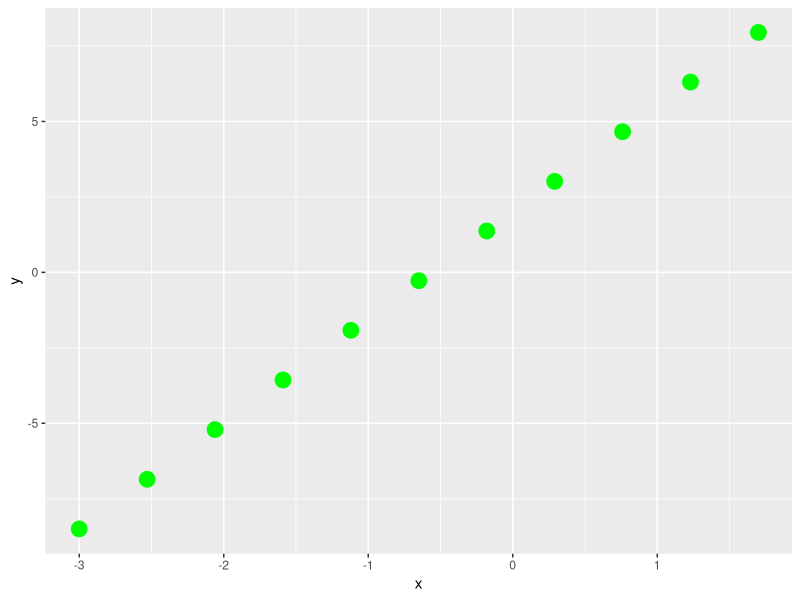
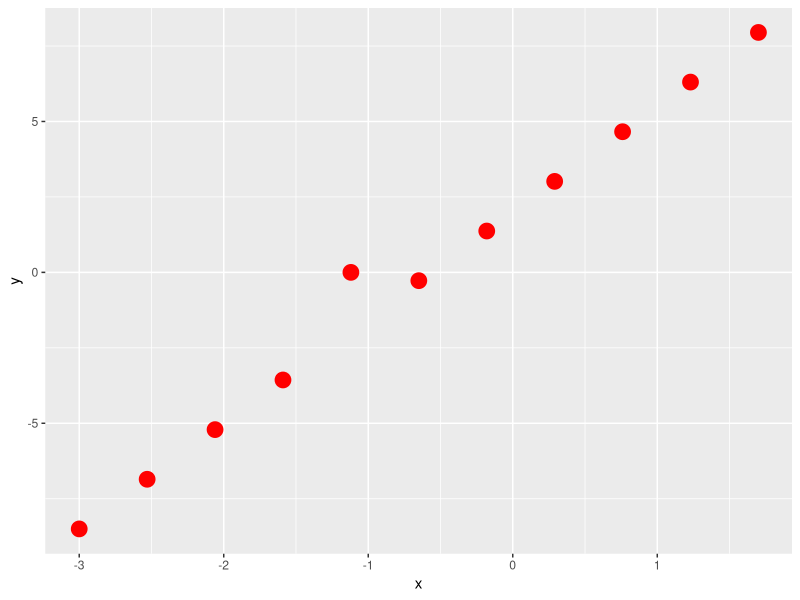
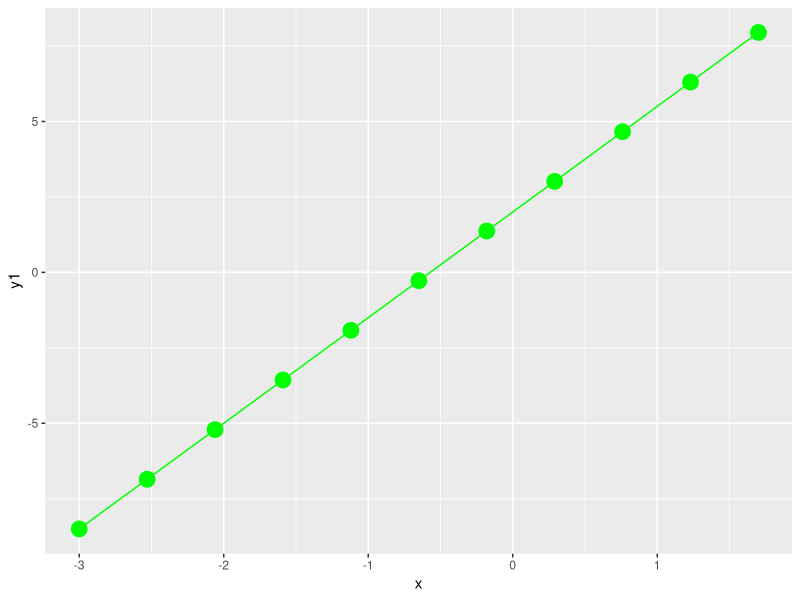
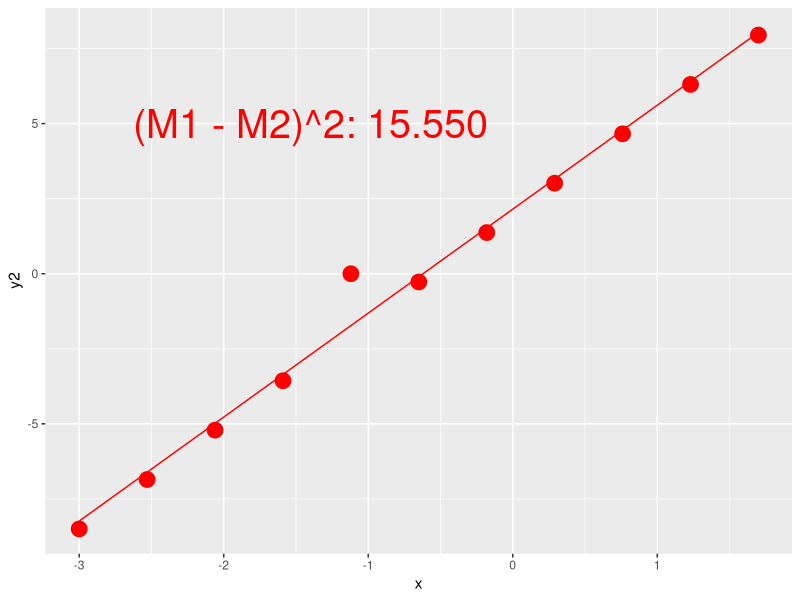
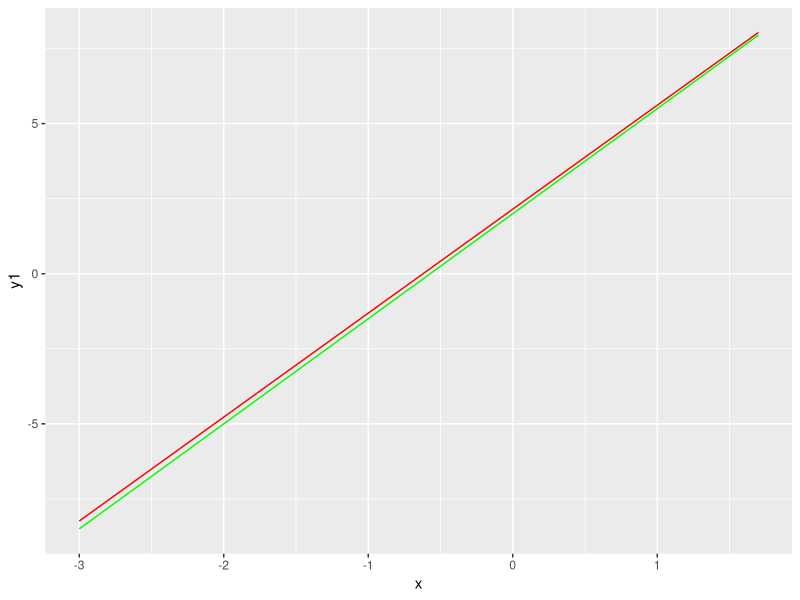
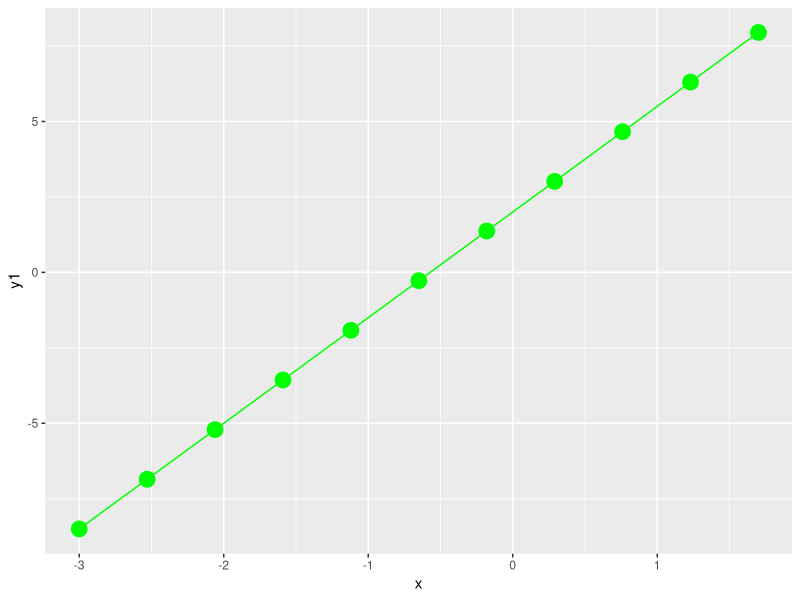
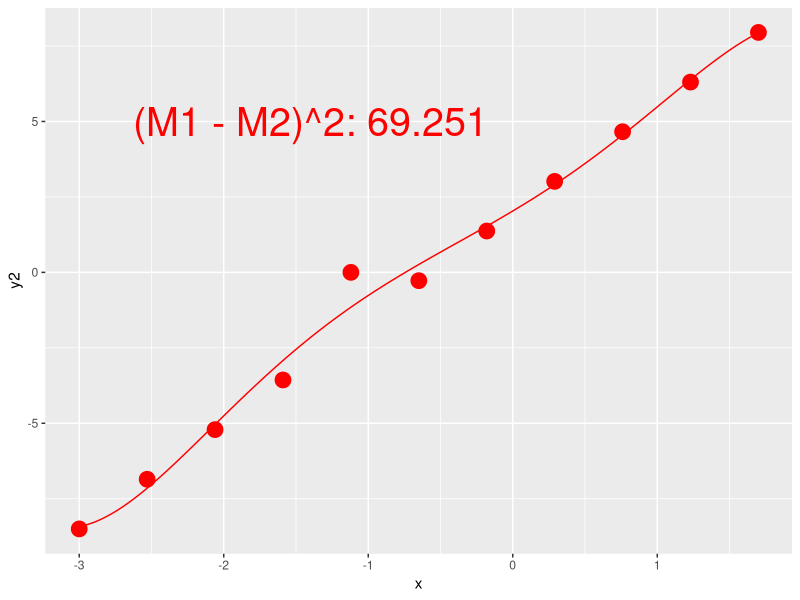
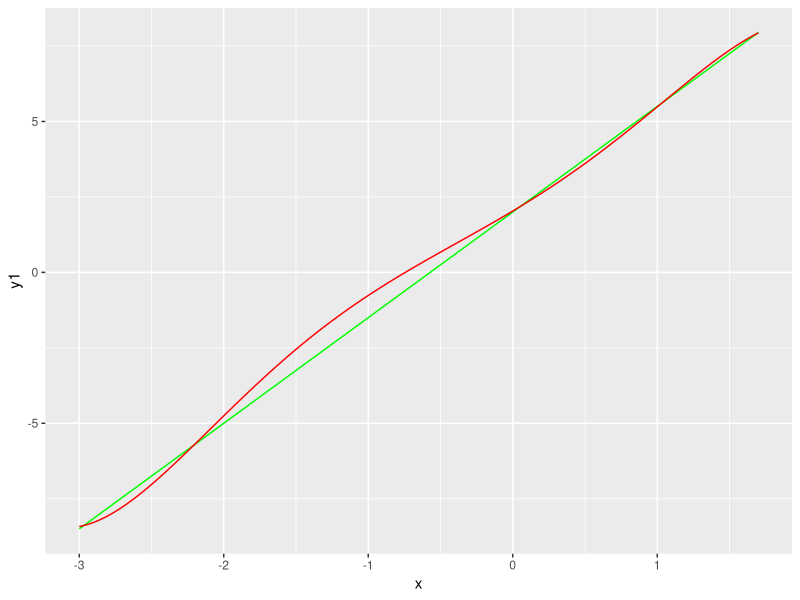

Recreate these plots in R, in order.
#
#Sekcja pierwsza
#
rm(list = ls())
library(ggplot2)
calcPoly <- function(x, fit){
  y <- fit$coefficients[1]+fit$coefficients[2]*x
  if (length(fit$coefficients) > 2){
    for (coeff in (3:length(fit$coefficients))){
      y <- y + fit$coefficients[coeff]*x^(coeff-1)
    }
  }
  return(y)
}


x = seq(-3,1.7, length.out = 11)
y = 3.5*x+2
exam1 <- data.frame(x, y)
rm("x", "y")
ggplot(data = exam1) + geom_point(aes(x = x, y = y), col = "green", size = 5)
exam2 = exam1
exam2$y[5] = 0
ggplot(data = exam2) + geom_point(aes(x = x, y = y), col = "red", size = 5)

fit11 <- lm(y ~ poly(x, 1, raw = TRUE), data=exam1)
fit12 <- lm(y ~ poly(x, 1, raw = TRUE), data=exam2)
x = seq(-3,1.7,0.01)
y1 = calcPoly(x,fit11)
y2 = calcPoly(x, fit12)
ggplot(data.frame(x, y1)) + 
  geom_line(aes(x = x, y = y1), col = "green") + 
  geom_point(data = exam1, aes(x = x, y = y), col = "green", size = 5)
ggplot(data.frame(x, y2)) + geom_line(aes(x = x, y = y2), col = "red") + 
  geom_point(data = exam2, aes(x = x, y = y), col = "red", size = 5) +
  annotate("text", x = -1.4, y = 5, label = sprintf("(M1 - M2)^2: %.3f",sum((y1-y2)^2)), color = "red", size = 10)
ggplot(data.frame(x, y1)) + 
  geom_line(aes(x = x, y = y1), col = "green") + 
  geom_line(data = data.frame(x, y2), aes(x = x, y = y2), col = "red")

fit21 <- lm(y ~ poly(x, 5, raw = TRUE), data=exam1)
fit22 <- lm(y ~ poly(x, 5, raw = TRUE), data=exam2)
x = seq(-3,1.7,0.01)
y1 = calcPoly(x,fit21)
y2 = calcPoly(x, fit22)
ggplot(data.frame(x, y1)) + 
  geom_line(aes(x = x, y = y1), col = "green") + 
  geom_point(data = exam1, aes(x = x, y = y), col = "green", size = 5)
ggplot(data.frame(x, y2)) + geom_line(aes(x = x, y = y2), col = "red") + 
  geom_point(data = exam2, aes(x = x, y = y), col = "red", size = 5) +
  annotate("text", x = -1.4, y = 5, label = sprintf("(M1 - M2)^2: %.3f",sum((y1-y2)^2)), color = "red", size = 10)
ggplot(data.frame(x, y1)) + 
  geom_line(aes(x = x, y = y1), col = "green") + 
  geom_line(data = data.frame(x, y2), aes(x = x, y = y2), col = "red")


fit31 <- lm(y ~ poly(x, 10, raw = TRUE), data=exam1)
fit32 <- lm(y ~ poly(x, 10, raw = TRUE), data=exam2)
x = seq(-3,1.7,0.01)
y1 = calcPoly(x,fit31)
y2 = calcPoly(x, fit32)
ggplot(data.frame(x, y1)) + 
  geom_line(aes(x = x, y = y1), col = "green") + 
  geom_point(data = exam1, aes(x = x, y = y), col = "green", size = 5)
ggplot(data.frame(x, y2)) + geom_line(aes(x = x, y = y2), col = "red") + 
  geom_point(data = exam2, aes(x = x, y = y), col = "red", size = 5) +
  annotate("text", x = -1.4, y = 5, label = sprintf("(M1 - M2)^2: %.3f",sum((y1-y2)^2)), color = "red", size = 10)
ggplot(data.frame(x, y1)) + 
  geom_line(aes(x = x, y = y1), col = "green") + 
  geom_line(data = data.frame(x, y2), aes(x = x, y = y2), col = "red")


#
# Sekcja 2
#

rm(list = ls())
library(ggplot2)
calcPoly <- function(x, fit){
  y <- fit$coefficients[1]+fit$coefficients[2]*x
  if (length(fit$coefficients) > 2){
    for (coeff in (3:length(fit$coefficients))){
      y <- y + fit$coefficients[coeff]*x^(coeff-1)
    }
  }
  return(y)
}

n=50
x = runif(n,-3,1.7)
y = x^2 + 3.5*x + 2 + rnorm(n,0,0.1)
exam <- data.frame(x, y)
rm("x", "y")
p <- ggplot(data = exam) + geom_point(aes(x = x, y = y), col = "green", size = 4, shape = 1)
p
fit1 <- lm(y ~ poly(x, 1, raw = TRUE), data=exam)
fit2 <- lm(y ~ poly(x, 2, raw = TRUE), data=exam)
x = seq(-3,1.7,0.01)
y1 = calcPoly(x, fit1)
y2 = calcPoly(x, fit2)
p <- p + geom_line(data = data.frame(x = x, y = y1), aes(x = x, y = y1), col = "blue")
p
p <- p + geom_line(data = data.frame(x = x, y = y2), aes(x = x, y = y2), col = "red")
p
p <- p + 
  annotate("text", x = -2, y = 8, label = sprintf("Lin R^2: %.3f",summary(fit1)$r.squared), col = "blue", size = 10) + 
  annotate("text", x = -2, y = 6, label = sprintf("Sqr R^2: %.3f",summary(fit2)$r.squared), col = "red", size = 10) 
p

#
# Sekcja 3
#

rm(list = ls())
library(ggplot2)
calcPoly <- function(x, fit){
  y <- fit$coefficients[1]+fit$coefficients[2]*x
  if (length(fit$coefficients) > 2){
    for (coeff in (3:length(fit$coefficients))){
      y <- y + fit$coefficients[coeff]*x^(coeff-1)
    }
  }
  return(y)
}

#Model
x = seq(-3,1.7,0.01)
y = x^5+3.5*x^4-2.5*x^3-12.5*x^2+3.5*x+9
reality <- data.frame(x, y)
rm("x", "y")
plot(reality$x, reality$y, type = "l", col = "green")

#Deane bez szumu
par(mfrow=c(2,3))
plot(reality$x, reality$y, col="green")
fit1 <- lm(y ~ poly(x, 1, raw = TRUE), data=reality)
ytmp = calcPoly(reality$x, fit1)
lines(reality$x, ytmp, type = "l", col="red")
mtext(sprintf("R^2: %.3f",summary(fit1)$r.squared), line=-1.4,at=-2)

plot(reality$x, reality$y, type="l", col="green")
fit1 <- lm(y ~ poly(x, 2, raw = TRUE), data=reality)
ytmp = calcPoly(reality$x, fit1)
lines(reality$x, ytmp, type = "l", col="red")
mtext(sprintf("R^2: %.3f",summary(fit1)$r.squared), line=-1.4,at=-2)

plot(reality$x, reality$y, type="l", col="green")
fit1 <- lm(y ~ poly(x, 3, raw = TRUE), data=reality)
ytmp = calcPoly(reality$x, fit1)
lines(reality$x, ytmp, type = "l", col="red")
mtext(sprintf("R^2: %.3f",summary(fit1)$r.squared), line=-1.4,at=-2)

plot(reality$x, reality$y, type="l", col="green")
fit1 <- lm(y ~ poly(x, 4, raw = TRUE), data=reality)
ytmp = calcPoly(reality$x, fit1)
lines(reality$x, ytmp, type = "l", col="red")
mtext(sprintf("R^2: %.3f",summary(fit1)$r.squared), line=-1.4,at=-2)

plot(reality$x, reality$y, type="l", col="green")
fit1 <- lm(y ~ poly(x, 5, raw = TRUE), data=reality)
ytmp = calcPoly(reality$x, fit1)
lines(reality$x, ytmp, type = "l", col="red")
mtext(sprintf("R^2: %.3f",summary(fit1)$r.squared), line=-1.4,at=-2)

plot(reality$x, reality$y, type="l", col="green")
fit1 <- lm(y ~ poly(x, 10, raw = TRUE), data=reality)
ytmp = calcPoly(reality$x, fit1)
lines(reality$x, ytmp, type = "l", col="red")
mtext(sprintf("R^2: %.3f",summary(fit1)$r.squared), line=-1.4,at=-2)

#Mały szum
par(mfrow=c(1,1))
x = runif(1000,-3,1.7)
y = x^5+3.5*x^4-2.5*x^3-12.5*x^2+3.5*x+9 + rnorm(length(x), 0, 1)
smallN <- data.frame(x, y)
rm("x", "y")
plot(smallN$x, smallN$y, col = "green")

par(mfrow=c(2,3))
plot(smallN$x, smallN$y, col="green")
fit1 <- lm(y ~ poly(x, 1, raw = TRUE), data=smallN)
ytmp = calcPoly(reality$x, fit1)
lines(reality$x, ytmp, type = "l", col="red")
mtext(sprintf("R^2 (d): %.3f",summary(fit1)$r.squared), line=-1.4,at=-2)
mtext(sprintf("R^2 (m): %.3f",1-sum((ytmp - reality$y)^2)/sum((reality$y-mean(reality$y))^2)), line=-2.5,at=-2)

plot(smallN$x, smallN$y, col="green")
fit1 <- lm(y ~ poly(x, 2, raw = TRUE), data=smallN)
ytmp = calcPoly(reality$x, fit1)
lines(reality$x, ytmp, type = "l", col="red")
mtext(sprintf("R^2 (d): %.3f",summary(fit1)$r.squared), line=-1.4,at=-2)
mtext(sprintf("R^2 (m): %.3f",1-sum((ytmp - reality$y)^2)/sum((reality$y-mean(reality$y))^2)), line=-2.5,at=-2)

plot(smallN$x, smallN$y, col="green")
fit1 <- lm(y ~ poly(x, 3, raw = TRUE), data=smallN)
ytmp = calcPoly(reality$x, fit1)
lines(reality$x, ytmp, type = "l", col="red")
mtext(sprintf("R^2 (d): %.3f",summary(fit1)$r.squared), line=-1.4,at=-2)
mtext(sprintf("R^2 (m): %.3f",1-sum((ytmp - reality$y)^2)/sum((reality$y-mean(reality$y))^2)), line=-2.5,at=-2)

plot(smallN$x, smallN$y, col="green")
fit1 <- lm(y ~ poly(x, 4, raw = TRUE), data=smallN)
ytmp = calcPoly(reality$x, fit1)
lines(reality$x, ytmp, type = "l", col="red")
mtext(sprintf("R^2 (d): %.3f",summary(fit1)$r.squared), line=-1.4,at=-2)
mtext(sprintf("R^2 (m): %.3f",1-sum((ytmp - reality$y)^2)/sum((reality$y-mean(reality$y))^2)), line=-2.5,at=-2)

plot(smallN$x, smallN$y, col="green")
fit1 <- lm(y ~ poly(x, 5, raw = TRUE), data=smallN)
ytmp = calcPoly(reality$x, fit1)
lines(reality$x, ytmp, type = "l", col="red")
mtext(sprintf("R^2 (d): %.3f",summary(fit1)$r.squared), line=-1.4,at=-2)
mtext(sprintf("R^2 (m): %.3f",1-sum((ytmp - reality$y)^2)/sum((reality$y-mean(reality$y))^2)), line=-2.5,at=-2)

plot(smallN$x, smallN$y, col="green")
fit1 <- lm(y ~ poly(x, 10, raw = TRUE), data=smallN)
ytmp = calcPoly(reality$x, fit1)
lines(reality$x, ytmp, type = "l", col="red")
mtext(sprintf("R^2 (d): %.3f",summary(fit1)$r.squared), line=-1.4,at=-2)
mtext(sprintf("R^2 (m): %.3f",1-sum((ytmp - reality$y)^2)/sum((reality$y-mean(reality$y))^2)), line=-2.5,at=-2)

#Duży szum
par(mfrow=c(1,1))
x = runif(1000,-3,1.7)
y = x^5+3.5*x^4-2.5*x^3-12.5*x^2+3.5*x+9 + rnorm(length(x), 0, 10)
largeN <- data.frame(x, y)
rm("x", "y")
plot(largeN$x, largeN$y, col = "green")

par(mfrow=c(2,3))
plot(largeN$x, largeN$y, col="green")
fit1 <- lm(y ~ poly(x, 1, raw = TRUE), data=largeN)
ytmp = calcPoly(reality$x, fit1)
lines(reality$x, ytmp, type = "l", col="red")
mtext(sprintf("R^2 (d): %.3f",summary(fit1)$r.squared), line=-1.4,at=-2)
mtext(sprintf("R^2 (m): %.3f",1-sum((ytmp - reality$y)^2)/sum((reality$y-mean(reality$y))^2)), line=-2.5,at=-2)

plot(largeN$x, largeN$y, col="green")
fit1 <- lm(y ~ poly(x, 2, raw = TRUE), data=largeN)
ytmp = calcPoly(reality$x, fit1)
lines(reality$x, ytmp, type = "l", col="red")
mtext(sprintf("R^2 (d): %.3f",summary(fit1)$r.squared), line=-1.4,at=-2)
mtext(sprintf("R^2 (m): %.3f",1-sum((ytmp - reality$y)^2)/sum((reality$y-mean(reality$y))^2)), line=-2.5,at=-2)

plot(largeN$x, largeN$y, col="green")
fit1 <- lm(y ~ poly(x, 3, raw = TRUE), data=largeN)
ytmp = calcPoly(reality$x, fit1)
lines(reality$x, ytmp, type = "l", col="red")
mtext(sprintf("R^2 (d): %.3f",summary(fit1)$r.squared), line=-1.4,at=-2)
mtext(sprintf("R^2 (m): %.3f",1-sum((ytmp - reality$y)^2)/sum((reality$y-mean(reality$y))^2)), line=-2.5,at=-2)

plot(largeN$x, largeN$y, col="green")
fit1 <- lm(y ~ poly(x, 4, raw = TRUE), data=largeN)
ytmp = calcPoly(reality$x, fit1)
lines(reality$x, ytmp, type = "l", col="red")
mtext(sprintf("R^2 (d): %.3f",summary(fit1)$r.squared), line=-1.4,at=-2)
mtext(sprintf("R^2 (m): %.3f",1-sum((ytmp - reality$y)^2)/sum((reality$y-mean(reality$y))^2)), line=-2.5,at=-2)

plot(largeN$x, largeN$y, col="green")
fit1 <- lm(y ~ poly(x, 5, raw = TRUE), data=largeN)
ytmp = calcPoly(reality$x, fit1)
lines(reality$x, ytmp, type = "l", col="red")
mtext(sprintf("R^2 (d): %.3f",summary(fit1)$r.squared), line=-1.4,at=-2)
mtext(sprintf("R^2 (m): %.3f",1-sum((ytmp - reality$y)^2)/sum((reality$y-mean(reality$y))^2)), line=-2.5,at=-2)

plot(largeN$x, largeN$y, col="green")
fit1 <- lm(y ~ poly(x, 10, raw = TRUE), data=largeN)
ytmp = calcPoly(reality$x, fit1)
lines(reality$x, ytmp, type = "l", col="red")
mtext(sprintf("R^2 (d): %.3f",summary(fit1)$r.squared), line=-1.4,at=-2)
mtext(sprintf("R^2 (m): %.3f",1-sum((ytmp - reality$y)^2)/sum((reality$y-mean(reality$y))^2)), line=-2.5,at=-2)

#Duży szum, dużo danych
par(mfrow=c(1,1))
x = runif(10000,-3,1.7)
y = x^5+3.5*x^4-2.5*x^3-12.5*x^2+3.5*x+9 + rnorm(length(x), 0, 10)
largeN <- data.frame(x, y)
rm("x", "y")
plot(largeN$x, largeN$y, col = "green")

par(mfrow=c(2,3))
plot(largeN$x, largeN$y, col="green")
fit1 <- lm(y ~ poly(x, 1, raw = TRUE), data=largeN)
ytmp = calcPoly(reality$x, fit1)
lines(reality$x, ytmp, type = "l", col="red")
mtext(sprintf("R^2 (d): %.3f",summary(fit1)$r.squared), line=-1.4,at=-2)
mtext(sprintf("R^2 (m): %.3f",1-sum((ytmp - reality$y)^2)/sum((reality$y-mean(reality$y))^2)), line=-2.5,at=-2)

plot(largeN$x, largeN$y, col="green")
fit1 <- lm(y ~ poly(x, 2, raw = TRUE), data=largeN)
ytmp = calcPoly(reality$x, fit1)
lines(reality$x, ytmp, type = "l", col="red")
mtext(sprintf("R^2 (d): %.3f",summary(fit1)$r.squared), line=-1.4,at=-2)
mtext(sprintf("R^2 (m): %.3f",1-sum((ytmp - reality$y)^2)/sum((reality$y-mean(reality$y))^2)), line=-2.5,at=-2)

plot(largeN$x, largeN$y, col="green")
fit1 <- lm(y ~ poly(x, 3, raw = TRUE), data=largeN)
ytmp = calcPoly(reality$x, fit1)
lines(reality$x, ytmp, type = "l", col="red")
mtext(sprintf("R^2 (d): %.3f",summary(fit1)$r.squared), line=-1.4,at=-2)
mtext(sprintf("R^2 (m): %.3f",1-sum((ytmp - reality$y)^2)/sum((reality$y-mean(reality$y))^2)), line=-2.5,at=-2)

plot(largeN$x, largeN$y, col="green")
fit1 <- lm(y ~ poly(x, 4, raw = TRUE), data=largeN)
ytmp = calcPoly(reality$x, fit1)
lines(reality$x, ytmp, type = "l", col="red")
mtext(sprintf("R^2 (d): %.3f",summary(fit1)$r.squared), line=-1.4,at=-2)
mtext(sprintf("R^2 (m): %.3f",1-sum((ytmp - reality$y)^2)/sum((reality$y-mean(reality$y))^2)), line=-2.5,at=-2)

plot(largeN$x, largeN$y, col="green")
fit1 <- lm(y ~ poly(x, 5, raw = TRUE), data=largeN)
ytmp = calcPoly(reality$x, fit1)
lines(reality$x, ytmp, type = "l", col="red")
mtext(sprintf("R^2 (d): %.3f",summary(fit1)$r.squared), line=-1.4,at=-2)
mtext(sprintf("R^2 (m): %.3f",1-sum((ytmp - reality$y)^2)/sum((reality$y-mean(reality$y))^2)), line=-2.5,at=-2)

plot(largeN$x, largeN$y, col="green")
fit1 <- lm(y ~ poly(x, 10, raw = TRUE), data=largeN)
ytmp = calcPoly(reality$x, fit1)
lines(reality$x, ytmp, type = "l", col="red")
mtext(sprintf("R^2 (d): %.3f",summary(fit1)$r.squared), line=-1.4,at=-2)
mtext(sprintf("R^2 (m): %.3f",1-sum((ytmp - reality$y)^2)/sum((reality$y-mean(reality$y))^2)), line=-2.5,at=-2)

#Mało danych
par(mfrow=c(1,1))
x = seq(-3,1.7, length.out = 11)
y = x^5+3.5*x^4-2.5*x^3-12.5*x^2+3.5*x+9
malo <- data.frame(x, y)
rm("x", "y")
plot(malo$x, malo$y, type = "l", col = "green")

par(mfrow=c(2,3))
plot(reality$x, reality$y, type="l", col="green")
fit1 <- lm(y ~ poly(x, 1, raw = TRUE), data=malo)
ytmp = calcPoly(reality$x, fit1)
lines(reality$x, ytmp, type = "l", col="red")
mtext(sprintf("R^2 (d): %.3f",summary(fit1)$r.squared), line=-1.4,at=-2)
mtext(sprintf("R^2 (m): %.3f",1-sum((ytmp - reality$y)^2)/sum((reality$y-mean(reality$y))^2)), line=-2.5,at=-2)

plot(reality$x, reality$y, type="l", col="green")
fit1 <- lm(y ~ poly(x, 2, raw = TRUE), data=malo)
ytmp = calcPoly(reality$x, fit1)
lines(reality$x, ytmp, type = "l", col="red")
mtext(sprintf("R^2 (d): %.3f",summary(fit1)$r.squared), line=-1.4,at=-2)
mtext(sprintf("R^2 (m): %.3f",1-sum((ytmp - reality$y)^2)/sum((reality$y-mean(reality$y))^2)), line=-2.5,at=-2)

plot(reality$x, reality$y, type="l", col="green")
fit1 <- lm(y ~ poly(x, 3, raw = TRUE), data=malo)
ytmp = calcPoly(reality$x, fit1)
lines(reality$x, ytmp, type = "l", col="red")
mtext(sprintf("R^2 (d): %.3f",summary(fit1)$r.squared), line=-1.4,at=-2)
mtext(sprintf("R^2 (m): %.3f",1-sum((ytmp - reality$y)^2)/sum((reality$y-mean(reality$y))^2)), line=-2.5,at=-2)

plot(reality$x, reality$y, type="l", col="green")
fit1 <- lm(y ~ poly(x, 4, raw = TRUE), data=malo)
ytmp = calcPoly(reality$x, fit1)
lines(reality$x, ytmp, type = "l", col="red")
mtext(sprintf("R^2 (d): %.3f",summary(fit1)$r.squared), line=-1.4,at=-2)
mtext(sprintf("R^2 (m): %.3f",1-sum((ytmp - reality$y)^2)/sum((reality$y-mean(reality$y))^2)), line=-2.5,at=-2)

plot(reality$x, reality$y, type="l", col="green")
fit1 <- lm(y ~ poly(x, 5, raw = TRUE), data=malo)
ytmp = calcPoly(reality$x, fit1)
lines(reality$x, ytmp, type = "l", col="red")
mtext(sprintf("R^2 (d): %.3f",summary(fit1)$r.squared), line=-1.4,at=-2)
mtext(sprintf("R^2 (m): %.3f",1-sum((ytmp - reality$y)^2)/sum((reality$y-mean(reality$y))^2)), line=-2.5,at=-2)

plot(reality$x, reality$y, type="l", col="green")
fit1 <- lm(y ~ poly(x, 10, raw = TRUE), data=malo)
ytmp = calcPoly(reality$x, fit1)
lines(reality$x, ytmp, type = "l", col="red")
mtext(sprintf("R^2 (d): %.3f",summary(fit1)$r.squared), line=-1.4,at=-2)
mtext(sprintf("R^2 (m): %.3f",1-sum((ytmp - reality$y)^2)/sum((reality$y-mean(reality$y))^2)), line=-2.5,at=-2)

#Mały szum
par(mfrow=c(1,1))
x = runif(12,-3,1.7)
y = x^5+3.5*x^4-2.5*x^3-12.5*x^2+3.5*x+9 + rnorm(length(x), 0, 1)
smallN <- data.frame(x, y)
rm("x", "y")
plot(smallN$x, smallN$y, col = "green")

par(mfrow=c(2,3))
plot(smallN$x, smallN$y, col="green")
fit1 <- lm(y ~ poly(x, 1, raw = TRUE), data=smallN)
ytmp = calcPoly(reality$x, fit1)
lines(reality$x, ytmp, type = "l", col="red")
mtext(sprintf("R^2 (d): %.3f",summary(fit1)$r.squared), line=-1.4,at=-2)
mtext(sprintf("R^2 (m): %.3f",1-sum((ytmp - reality$y)^2)/sum((reality$y-mean(reality$y))^2)), line=-2.5,at=-2)

plot(smallN$x, smallN$y, col="green")
fit1 <- lm(y ~ poly(x, 2, raw = TRUE), data=smallN)
ytmp = calcPoly(reality$x, fit1)
lines(reality$x, ytmp, type = "l", col="red")
mtext(sprintf("R^2 (d): %.3f",summary(fit1)$r.squared), line=-1.4,at=-2)
mtext(sprintf("R^2 (m): %.3f",1-sum((ytmp - reality$y)^2)/sum((reality$y-mean(reality$y))^2)), line=-2.5,at=-2)

plot(smallN$x, smallN$y, col="green")
fit1 <- lm(y ~ poly(x, 3, raw = TRUE), data=smallN)
ytmp = calcPoly(reality$x, fit1)
lines(reality$x, ytmp, type = "l", col="red")
mtext(sprintf("R^2 (d): %.3f",summary(fit1)$r.squared), line=-1.4,at=-2)
mtext(sprintf("R^2 (m): %.3f",1-sum((ytmp - reality$y)^2)/sum((reality$y-mean(reality$y))^2)), line=-2.5,at=-2)

plot(smallN$x, smallN$y, col="green")
fit1 <- lm(y ~ poly(x, 4, raw = TRUE), data=smallN)
ytmp = calcPoly(reality$x, fit1)
lines(reality$x, ytmp, type = "l", col="red")
mtext(sprintf("R^2 (d): %.3f",summary(fit1)$r.squared), line=-1.4,at=-2)
mtext(sprintf("R^2 (m): %.3f",1-sum((ytmp - reality$y)^2)/sum((reality$y-mean(reality$y))^2)), line=-2.5,at=-2)

plot(smallN$x, smallN$y, col="green")
fit1 <- lm(y ~ poly(x, 5, raw = TRUE), data=smallN)
ytmp = calcPoly(reality$x, fit1)
lines(reality$x, ytmp, type = "l", col="red")
mtext(sprintf("R^2 (d): %.3f",summary(fit1)$r.squared), line=-1.4,at=-2)
mtext(sprintf("R^2 (m): %.3f",1-sum((ytmp - reality$y)^2)/sum((reality$y-mean(reality$y))^2)), line=-2.5,at=-2)

plot(smallN$x, smallN$y, col="green")
fit1 <- lm(y ~ poly(x, 10, raw = TRUE), data=smallN)
ytmp = calcPoly(reality$x, fit1)
lines(reality$x, ytmp, type = "l", col="red")
mtext(sprintf("R^2 (d): %.3f",summary(fit1)$r.squared), line=-1.4,at=-2)
mtext(sprintf("R^2 (m): %.3f",1-sum((ytmp - reality$y)^2)/sum((reality$y-mean(reality$y))^2)), line=-2.5,at=-2)

#Duży szum
par(mfrow=c(1,1))
x = runif(12,-3,1.7)
y = x^5+3.5*x^4-2.5*x^3-12.5*x^2+3.5*x+9 + rnorm(length(x), 0, 10)
largeN <- data.frame(x, y)
rm("x", "y")
plot(largeN$x, largeN$y, col = "green")

par(mfrow=c(2,3))
plot(largeN$x, largeN$y, col="green")
fit1 <- lm(y ~ poly(x, 1, raw = TRUE), data=largeN)
ytmp = calcPoly(reality$x, fit1)
lines(reality$x, ytmp, type = "l", col="red")
mtext(sprintf("R^2 (d): %.3f",summary(fit1)$r.squared), line=-1.4,at=-2)
mtext(sprintf("R^2 (m): %.3f",1-sum((ytmp - reality$y)^2)/sum((reality$y-mean(reality$y))^2)), line=-2.5,at=-2)

plot(largeN$x, largeN$y, col="green")
fit1 <- lm(y ~ poly(x, 2, raw = TRUE), data=largeN)
ytmp = calcPoly(reality$x, fit1)
lines(reality$x, ytmp, type = "l", col="red")
mtext(sprintf("R^2 (d): %.3f",summary(fit1)$r.squared), line=-1.4,at=-2)
mtext(sprintf("R^2 (m): %.3f",1-sum((ytmp - reality$y)^2)/sum((reality$y-mean(reality$y))^2)), line=-2.5,at=-2)

plot(largeN$x, largeN$y, col="green")
fit1 <- lm(y ~ poly(x, 3, raw = TRUE), data=largeN)
ytmp = calcPoly(reality$x, fit1)
lines(reality$x, ytmp, type = "l", col="red")
mtext(sprintf("R^2 (d): %.3f",summary(fit1)$r.squared), line=-1.4,at=-2)
mtext(sprintf("R^2 (m): %.3f",1-sum((ytmp - reality$y)^2)/sum((reality$y-mean(reality$y))^2)), line=-2.5,at=-2)

plot(largeN$x, largeN$y, col="green")
fit1 <- lm(y ~ poly(x, 4, raw = TRUE), data=largeN)
ytmp = calcPoly(reality$x, fit1)
lines(reality$x, ytmp, type = "l", col="red")
mtext(sprintf("R^2 (d): %.3f",summary(fit1)$r.squared), line=-1.4,at=-2)
mtext(sprintf("R^2 (m): %.3f",1-sum((ytmp - reality$y)^2)/sum((reality$y-mean(reality$y))^2)), line=-2.5,at=-2)

plot(largeN$x, largeN$y, col="green")
fit1 <- lm(y ~ poly(x, 5, raw = TRUE), data=largeN)
ytmp = calcPoly(reality$x, fit1)
lines(reality$x, ytmp, type = "l", col="red")
mtext(sprintf("R^2 (d): %.3f",summary(fit1)$r.squared), line=-1.4,at=-2)
mtext(sprintf("R^2 (m): %.3f",1-sum((ytmp - reality$y)^2)/sum((reality$y-mean(reality$y))^2)), line=-2.5,at=-2)

plot(largeN$x, largeN$y, col="green")
fit1 <- lm(y ~ poly(x, 10, raw = TRUE), data=largeN)
ytmp = calcPoly(reality$x, fit1)
lines(reality$x, ytmp, type = "l", col="red")
mtext(sprintf("R^2 (d): %.3f",summary(fit1)$r.squared), line=-1.4,at=-2)
mtext(sprintf("R^2 (m): %.3f",1-sum((ytmp - reality$y)^2)/sum((reality$y-mean(reality$y))^2)), line=-2.5,at=-2)

#
#funkcja liniowa
#

#Model
par(mfrow=c(1,1))
x = seq(-3,1.7,0.01)
y = 3.5*x+9
reality <- data.frame(x, y)
rm("x", "y")
plot(reality$x, reality$y, type = "l", col = "green")

#Deane bez szumu
par(mfrow=c(2,3))
plot(reality$x, reality$y, type="l", col="green")
fit1 <- lm(y ~ poly(x, 1, raw = TRUE), data=reality)
ytmp = calcPoly(reality$x, fit1)
lines(reality$x, ytmp, type = "l", col="red")
mtext(sprintf("R^2: %.3f",summary(fit1)$r.squared), line=-1.4,at=-2)

plot(reality$x, reality$y, type="l", col="green")
fit1 <- lm(y ~ poly(x, 2, raw = TRUE), data=reality)
ytmp = calcPoly(reality$x, fit1)
lines(reality$x, ytmp, type = "l", col="red")
mtext(sprintf("R^2: %.3f",summary(fit1)$r.squared), line=-1.4,at=-2)

plot(reality$x, reality$y, type="l", col="green")
fit1 <- lm(y ~ poly(x, 3, raw = TRUE), data=reality)
ytmp = calcPoly(reality$x, fit1)
lines(reality$x, ytmp, type = "l", col="red")
mtext(sprintf("R^2: %.3f",summary(fit1)$r.squared), line=-1.4,at=-2)

plot(reality$x, reality$y, type="l", col="green")
fit1 <- lm(y ~ poly(x, 4, raw = TRUE), data=reality)
ytmp = calcPoly(reality$x, fit1)
lines(reality$x, ytmp, type = "l", col="red")
mtext(sprintf("R^2: %.3f",summary(fit1)$r.squared), line=-1.4,at=-2)

plot(reality$x, reality$y, type="l", col="green")
fit1 <- lm(y ~ poly(x, 5, raw = TRUE), data=reality)
ytmp = calcPoly(reality$x, fit1)
lines(reality$x, ytmp, type = "l", col="red")
mtext(sprintf("R^2: %.3f",summary(fit1)$r.squared), line=-1.4,at=-2)

plot(reality$x, reality$y, type="l", col="green")
fit1 <- lm(y ~ poly(x, 10, raw = TRUE), data=reality)
ytmp = calcPoly(reality$x, fit1)
lines(reality$x, ytmp, type = "l", col="red")
mtext(sprintf("R^2: %.3f",summary(fit1)$r.squared), line=-1.4,at=-2)

#Mały szum
par(mfrow=c(1,1))
x = runif(1000,-3,1.7)
y = 3.5*x+9 + rnorm(length(x), 0, 1)
smallN <- data.frame(x, y)
rm("x", "y")
plot(smallN$x, smallN$y, col = "green")

par(mfrow=c(2,3))
plot(smallN$x, smallN$y, col="green")
fit1 <- lm(y ~ poly(x, 1, raw = TRUE), data=smallN)
ytmp = calcPoly(reality$x, fit1)
lines(reality$x, ytmp, type = "l", col="red")
mtext(sprintf("R^2 (d): %.3f",summary(fit1)$r.squared), line=-1.4,at=-2)
mtext(sprintf("R^2 (m): %.3f",1-sum((ytmp - reality$y)^2)/sum((reality$y-mean(reality$y))^2)), line=-2.5,at=-2)

plot(smallN$x, smallN$y, col="green")
fit1 <- lm(y ~ poly(x, 2, raw = TRUE), data=smallN)
ytmp = calcPoly(reality$x, fit1)
lines(reality$x, ytmp, type = "l", col="red")
mtext(sprintf("R^2 (d): %.3f",summary(fit1)$r.squared), line=-1.4,at=-2)
mtext(sprintf("R^2 (m): %.3f",1-sum((ytmp - reality$y)^2)/sum((reality$y-mean(reality$y))^2)), line=-2.5,at=-2)

plot(smallN$x, smallN$y, col="green")
fit1 <- lm(y ~ poly(x, 3, raw = TRUE), data=smallN)
ytmp = calcPoly(reality$x, fit1)
lines(reality$x, ytmp, type = "l", col="red")
mtext(sprintf("R^2 (d): %.3f",summary(fit1)$r.squared), line=-1.4,at=-2)
mtext(sprintf("R^2 (m): %.3f",1-sum((ytmp - reality$y)^2)/sum((reality$y-mean(reality$y))^2)), line=-2.5,at=-2)

plot(smallN$x, smallN$y, col="green")
fit1 <- lm(y ~ poly(x, 4, raw = TRUE), data=smallN)
ytmp = calcPoly(reality$x, fit1)
lines(reality$x, ytmp, type = "l", col="red")
mtext(sprintf("R^2 (d): %.3f",summary(fit1)$r.squared), line=-1.4,at=-2)
mtext(sprintf("R^2 (m): %.3f",1-sum((ytmp - reality$y)^2)/sum((reality$y-mean(reality$y))^2)), line=-2.5,at=-2)

plot(smallN$x, smallN$y, col="green")
fit1 <- lm(y ~ poly(x, 5, raw = TRUE), data=smallN)
ytmp = calcPoly(reality$x, fit1)
lines(reality$x, ytmp, type = "l", col="red")
mtext(sprintf("R^2 (d): %.3f",summary(fit1)$r.squared), line=-1.4,at=-2)
mtext(sprintf("R^2 (m): %.3f",1-sum((ytmp - reality$y)^2)/sum((reality$y-mean(reality$y))^2)), line=-2.5,at=-2)

plot(smallN$x, smallN$y, col="green")
fit1 <- lm(y ~ poly(x, 10, raw = TRUE), data=smallN)
ytmp = calcPoly(reality$x, fit1)
lines(reality$x, ytmp, type = "l", col="red")
mtext(sprintf("R^2 (d): %.3f",summary(fit1)$r.squared), line=-1.4,at=-2)
mtext(sprintf("R^2 (m): %.3f",1-sum((ytmp - reality$y)^2)/sum((reality$y-mean(reality$y))^2)), line=-2.5,at=-2)

#Duży szum
par(mfrow=c(1,1))
x = runif(1000,-3,1.7)
y = 3.5*x+9 + rnorm(length(x), 0, 10)
largeN <- data.frame(x, y)
rm("x", "y")
plot(largeN$x, largeN$y, col = "green")

par(mfrow=c(2,3))
plot(largeN$x, largeN$y, col="green")
fit1 <- lm(y ~ poly(x, 1, raw = TRUE), data=largeN)
ytmp = calcPoly(reality$x, fit1)
lines(reality$x, ytmp, type = "l", col="red")
mtext(sprintf("R^2 (d): %.3f",summary(fit1)$r.squared), line=-1.4,at=-2)
mtext(sprintf("R^2 (m): %.3f",1-sum((ytmp - reality$y)^2)/sum((reality$y-mean(reality$y))^2)), line=-2.5,at=-2)

plot(largeN$x, largeN$y, col="green")
fit1 <- lm(y ~ poly(x, 2, raw = TRUE), data=largeN)
ytmp = calcPoly(reality$x, fit1)
lines(reality$x, ytmp, type = "l", col="red")
mtext(sprintf("R^2 (d): %.3f",summary(fit1)$r.squared), line=-1.4,at=-2)
mtext(sprintf("R^2 (m): %.3f",1-sum((ytmp - reality$y)^2)/sum((reality$y-mean(reality$y))^2)), line=-2.5,at=-2)

plot(largeN$x, largeN$y, col="green")
fit1 <- lm(y ~ poly(x, 3, raw = TRUE), data=largeN)
ytmp = calcPoly(reality$x, fit1)
lines(reality$x, ytmp, type = "l", col="red")
mtext(sprintf("R^2 (d): %.3f",summary(fit1)$r.squared), line=-1.4,at=-2)
mtext(sprintf("R^2 (m): %.3f",1-sum((ytmp - reality$y)^2)/sum((reality$y-mean(reality$y))^2)), line=-2.5,at=-2)

plot(largeN$x, largeN$y, col="green")
fit1 <- lm(y ~ poly(x, 4, raw = TRUE), data=largeN)
ytmp = calcPoly(reality$x, fit1)
lines(reality$x, ytmp, type = "l", col="red")
mtext(sprintf("R^2 (d): %.3f",summary(fit1)$r.squared), line=-1.4,at=-2)
mtext(sprintf("R^2 (m): %.3f",1-sum((ytmp - reality$y)^2)/sum((reality$y-mean(reality$y))^2)), line=-2.5,at=-2)

plot(largeN$x, largeN$y, col="green")
fit1 <- lm(y ~ poly(x, 5, raw = TRUE), data=largeN)
ytmp = calcPoly(reality$x, fit1)
lines(reality$x, ytmp, type = "l", col="red")
mtext(sprintf("R^2 (d): %.3f",summary(fit1)$r.squared), line=-1.4,at=-2)
mtext(sprintf("R^2 (m): %.3f",1-sum((ytmp - reality$y)^2)/sum((reality$y-mean(reality$y))^2)), line=-2.5,at=-2)

plot(largeN$x, largeN$y, col="green")
fit1 <- lm(y ~ poly(x, 10, raw = TRUE), data=largeN)
ytmp = calcPoly(reality$x, fit1)
lines(reality$x, ytmp, type = "l", col="red")
mtext(sprintf("R^2 (d): %.3f",summary(fit1)$r.squared), line=-1.4,at=-2)
mtext(sprintf("R^2 (m): %.3f",1-sum((ytmp - reality$y)^2)/sum((reality$y-mean(reality$y))^2)), line=-2.5,at=-2)

#Duży szum, dużo danych
par(mfrow=c(1,1))
x = runif(10000,-3,1.7)
y = 3.5*x+9 + rnorm(length(x), 0, 10)
largeN <- data.frame(x, y)
rm("x", "y")
plot(largeN$x, largeN$y, col = "green")

par(mfrow=c(2,3))
plot(largeN$x, largeN$y, col="green")
fit1 <- lm(y ~ poly(x, 1, raw = TRUE), data=largeN)
ytmp = calcPoly(reality$x, fit1)
lines(reality$x, ytmp, type = "l", col="red")
mtext(sprintf("R^2 (d): %.3f",summary(fit1)$r.squared), line=-1.4,at=-2)
mtext(sprintf("R^2 (m): %.3f",1-sum((ytmp - reality$y)^2)/sum((reality$y-mean(reality$y))^2)), line=-2.5,at=-2)

plot(largeN$x, largeN$y, col="green")
fit1 <- lm(y ~ poly(x, 2, raw = TRUE), data=largeN)
ytmp = calcPoly(reality$x, fit1)
lines(reality$x, ytmp, type = "l", col="red")
mtext(sprintf("R^2 (d): %.3f",summary(fit1)$r.squared), line=-1.4,at=-2)
mtext(sprintf("R^2 (m): %.3f",1-sum((ytmp - reality$y)^2)/sum((reality$y-mean(reality$y))^2)), line=-2.5,at=-2)

plot(largeN$x, largeN$y, col="green")
fit1 <- lm(y ~ poly(x, 3, raw = TRUE), data=largeN)
ytmp = calcPoly(reality$x, fit1)
lines(reality$x, ytmp, type = "l", col="red")
mtext(sprintf("R^2 (d): %.3f",summary(fit1)$r.squared), line=-1.4,at=-2)
mtext(sprintf("R^2 (m): %.3f",1-sum((ytmp - reality$y)^2)/sum((reality$y-mean(reality$y))^2)), line=-2.5,at=-2)

plot(largeN$x, largeN$y, col="green")
fit1 <- lm(y ~ poly(x, 4, raw = TRUE), data=largeN)
ytmp = calcPoly(reality$x, fit1)
lines(reality$x, ytmp, type = "l", col="red")
mtext(sprintf("R^2 (d): %.3f",summary(fit1)$r.squared), line=-1.4,at=-2)
mtext(sprintf("R^2 (m): %.3f",1-sum((ytmp - reality$y)^2)/sum((reality$y-mean(reality$y))^2)), line=-2.5,at=-2)

plot(largeN$x, largeN$y, col="green")
fit1 <- lm(y ~ poly(x, 5, raw = TRUE), data=largeN)
ytmp = calcPoly(reality$x, fit1)
lines(reality$x, ytmp, type = "l", col="red")
mtext(sprintf("R^2 (d): %.3f",summary(fit1)$r.squared), line=-1.4,at=-2)
mtext(sprintf("R^2 (m): %.3f",1-sum((ytmp - reality$y)^2)/sum((reality$y-mean(reality$y))^2)), line=-2.5,at=-2)

plot(largeN$x, largeN$y, col="green")
fit1 <- lm(y ~ poly(x, 10, raw = TRUE), data=largeN)
ytmp = calcPoly(reality$x, fit1)
lines(reality$x, ytmp, type = "l", col="red")
mtext(sprintf("R^2 (d): %.3f",summary(fit1)$r.squared), line=-1.4,at=-2)
mtext(sprintf("R^2 (m): %.3f",1-sum((ytmp - reality$y)^2)/sum((reality$y-mean(reality$y))^2)), line=-2.5,at=-2)

#Mało danych
par(mfrow=c(1,1))
x = seq(-3,1.7, length.out = 11)
y = 3.5*x+9
malo <- data.frame(x, y)
rm("x", "y")
plot(malo$x, malo$y, type = "l", col = "green")

par(mfrow=c(2,3))
plot(reality$x, reality$y, type="l", col="green")
fit1 <- lm(y ~ poly(x, 1, raw = TRUE), data=malo)
ytmp = calcPoly(reality$x, fit1)
lines(reality$x, ytmp, type = "l", col="red")
mtext(sprintf("R^2 (d): %.3f",summary(fit1)$r.squared), line=-1.4,at=-2)
mtext(sprintf("R^2 (m): %.3f",1-sum((ytmp - reality$y)^2)/sum((reality$y-mean(reality$y))^2)), line=-2.5,at=-2)

plot(reality$x, reality$y, type="l", col="green")
fit1 <- lm(y ~ poly(x, 2, raw = TRUE), data=malo)
ytmp = calcPoly(reality$x, fit1)
lines(reality$x, ytmp, type = "l", col="red")
mtext(sprintf("R^2 (d): %.3f",summary(fit1)$r.squared), line=-1.4,at=-2)
mtext(sprintf("R^2 (m): %.3f",1-sum((ytmp - reality$y)^2)/sum((reality$y-mean(reality$y))^2)), line=-2.5,at=-2)

plot(reality$x, reality$y, type="l", col="green")
fit1 <- lm(y ~ poly(x, 3, raw = TRUE), data=malo)
ytmp = calcPoly(reality$x, fit1)
lines(reality$x, ytmp, type = "l", col="red")
mtext(sprintf("R^2 (d): %.3f",summary(fit1)$r.squared), line=-1.4,at=-2)
mtext(sprintf("R^2 (m): %.3f",1-sum((ytmp - reality$y)^2)/sum((reality$y-mean(reality$y))^2)), line=-2.5,at=-2)

plot(reality$x, reality$y, type="l", col="green")
fit1 <- lm(y ~ poly(x, 4, raw = TRUE), data=malo)
ytmp = calcPoly(reality$x, fit1)
lines(reality$x, ytmp, type = "l", col="red")
mtext(sprintf("R^2 (d): %.3f",summary(fit1)$r.squared), line=-1.4,at=-2)
mtext(sprintf("R^2 (m): %.3f",1-sum((ytmp - reality$y)^2)/sum((reality$y-mean(reality$y))^2)), line=-2.5,at=-2)

plot(reality$x, reality$y, type="l", col="green")
fit1 <- lm(y ~ poly(x, 5, raw = TRUE), data=malo)
ytmp = calcPoly(reality$x, fit1)
lines(reality$x, ytmp, type = "l", col="red")
mtext(sprintf("R^2 (d): %.3f",summary(fit1)$r.squared), line=-1.4,at=-2)
mtext(sprintf("R^2 (m): %.3f",1-sum((ytmp - reality$y)^2)/sum((reality$y-mean(reality$y))^2)), line=-2.5,at=-2)

plot(reality$x, reality$y, type="l", col="green")
fit1 <- lm(y ~ poly(x, 10, raw = TRUE), data=malo)
ytmp = calcPoly(reality$x, fit1)
lines(reality$x, ytmp, type = "l", col="red")
mtext(sprintf("R^2 (d): %.3f",summary(fit1)$r.squared), line=-1.4,at=-2)
mtext(sprintf("R^2 (m): %.3f",1-sum((ytmp - reality$y)^2)/sum((reality$y-mean(reality$y))^2)), line=-2.5,at=-2)

#Mały szum
par(mfrow=c(1,1))
x = runif(12,-3,1.7)
y = 3.5*x+9 + rnorm(length(x), 0, 1)
smallN <- data.frame(x, y)
rm("x", "y")
plot(smallN$x, smallN$y, col = "green")

par(mfrow=c(2,3))
plot(smallN$x, smallN$y, col="green")
fit1 <- lm(y ~ poly(x, 1, raw = TRUE), data=smallN)
ytmp = calcPoly(reality$x, fit1)
lines(reality$x, ytmp, type = "l", col="red")
mtext(sprintf("R^2 (d): %.3f",summary(fit1)$r.squared), line=-1.4,at=-2)
mtext(sprintf("R^2 (m): %.3f",1-sum((ytmp - reality$y)^2)/sum((reality$y-mean(reality$y))^2)), line=-2.5,at=-2)

plot(smallN$x, smallN$y, col="green")
fit1 <- lm(y ~ poly(x, 2, raw = TRUE), data=smallN)
ytmp = calcPoly(reality$x, fit1)
lines(reality$x, ytmp, type = "l", col="red")
mtext(sprintf("R^2 (d): %.3f",summary(fit1)$r.squared), line=-1.4,at=-2)
mtext(sprintf("R^2 (m): %.3f",1-sum((ytmp - reality$y)^2)/sum((reality$y-mean(reality$y))^2)), line=-2.5,at=-2)

plot(smallN$x, smallN$y, col="green")
fit1 <- lm(y ~ poly(x, 3, raw = TRUE), data=smallN)
ytmp = calcPoly(reality$x, fit1)
lines(reality$x, ytmp, type = "l", col="red")
mtext(sprintf("R^2 (d): %.3f",summary(fit1)$r.squared), line=-1.4,at=-2)
mtext(sprintf("R^2 (m): %.3f",1-sum((ytmp - reality$y)^2)/sum((reality$y-mean(reality$y))^2)), line=-2.5,at=-2)

plot(smallN$x, smallN$y, col="green")
fit1 <- lm(y ~ poly(x, 4, raw = TRUE), data=smallN)
ytmp = calcPoly(reality$x, fit1)
lines(reality$x, ytmp, type = "l", col="red")
mtext(sprintf("R^2 (d): %.3f",summary(fit1)$r.squared), line=-1.4,at=-2)
mtext(sprintf("R^2 (m): %.3f",1-sum((ytmp - reality$y)^2)/sum((reality$y-mean(reality$y))^2)), line=-2.5,at=-2)

plot(smallN$x, smallN$y, col="green")
fit1 <- lm(y ~ poly(x, 5, raw = TRUE), data=smallN)
ytmp = calcPoly(reality$x, fit1)
lines(reality$x, ytmp, type = "l", col="red")
mtext(sprintf("R^2 (d): %.3f",summary(fit1)$r.squared), line=-1.4,at=-2)
mtext(sprintf("R^2 (m): %.3f",1-sum((ytmp - reality$y)^2)/sum((reality$y-mean(reality$y))^2)), line=-2.5,at=-2)

plot(smallN$x, smallN$y, col="green")
fit1 <- lm(y ~ poly(x, 10, raw = TRUE), data=smallN)
ytmp = calcPoly(reality$x, fit1)
lines(reality$x, ytmp, type = "l", col="red")
mtext(sprintf("R^2 (d): %.3f",summary(fit1)$r.squared), line=-1.4,at=-2)
mtext(sprintf("R^2 (m): %.3f",1-sum((ytmp - reality$y)^2)/sum((reality$y-mean(reality$y))^2)), line=-2.5,at=-2)

#Duży szum
par(mfrow=c(1,1))
x = runif(12,-3,1.7)
y = 3.5*x+9 + rnorm(length(x), 0, 10)
largeN <- data.frame(x, y)
rm("x", "y")
plot(largeN$x, largeN$y, col = "green")

par(mfrow=c(2,3))
plot(largeN$x, largeN$y, col="green")
fit1 <- lm(y ~ poly(x, 1, raw = TRUE), data=largeN)
ytmp = calcPoly(reality$x, fit1)
lines(reality$x, ytmp, type = "l", col="red")
mtext(sprintf("R^2 (d): %.3f",summary(fit1)$r.squared), line=-1.4,at=-2)
mtext(sprintf("R^2 (m): %.3f",1-sum((ytmp - reality$y)^2)/sum((reality$y-mean(reality$y))^2)), line=-2.5,at=-2)

plot(largeN$x, largeN$y, col="green")
fit1 <- lm(y ~ poly(x, 2, raw = TRUE), data=largeN)
ytmp = calcPoly(reality$x, fit1)
lines(reality$x, ytmp, type = "l", col="red")
mtext(sprintf("R^2 (d): %.3f",summary(fit1)$r.squared), line=-1.4,at=-2)
mtext(sprintf("R^2 (m): %.3f",1-sum((ytmp - reality$y)^2)/sum((reality$y-mean(reality$y))^2)), line=-2.5,at=-2)

plot(largeN$x, largeN$y, col="green")
fit1 <- lm(y ~ poly(x, 3, raw = TRUE), data=largeN)
ytmp = calcPoly(reality$x, fit1)
lines(reality$x, ytmp, type = "l", col="red")
mtext(sprintf("R^2 (d): %.3f",summary(fit1)$r.squared), line=-1.4,at=-2)
mtext(sprintf("R^2 (m): %.3f",1-sum((ytmp - reality$y)^2)/sum((reality$y-mean(reality$y))^2)), line=-2.5,at=-2)

plot(largeN$x, largeN$y, col="green")
fit1 <- lm(y ~ poly(x, 4, raw = TRUE), data=largeN)
ytmp = calcPoly(reality$x, fit1)
lines(reality$x, ytmp, type = "l", col="red")
mtext(sprintf("R^2 (d): %.3f",summary(fit1)$r.squared), line=-1.4,at=-2)
mtext(sprintf("R^2 (m): %.3f",1-sum((ytmp - reality$y)^2)/sum((reality$y-mean(reality$y))^2)), line=-2.5,at=-2)

plot(largeN$x, largeN$y, col="green")
fit1 <- lm(y ~ poly(x, 5, raw = TRUE), data=largeN)
ytmp = calcPoly(reality$x, fit1)
lines(reality$x, ytmp, type = "l", col="red")
mtext(sprintf("R^2 (d): %.3f",summary(fit1)$r.squared), line=-1.4,at=-2)
mtext(sprintf("R^2 (m): %.3f",1-sum((ytmp - reality$y)^2)/sum((reality$y-mean(reality$y))^2)), line=-2.5,at=-2)

plot(largeN$x, largeN$y, col="green")
fit1 <- lm(y ~ poly(x, 10, raw = TRUE), data=largeN)
ytmp = calcPoly(reality$x, fit1)
lines(reality$x, ytmp, type = "l", col="red")
mtext(sprintf("R^2 (d): %.3f",summary(fit1)$r.squared), line=-1.4,at=-2)
mtext(sprintf("R^2 (m): %.3f",1-sum((ytmp - reality$y)^2)/sum((reality$y-mean(reality$y))^2)), line=-2.5,at=-2)


#
# Sekcja 4
#


rm(list=ls())
par(mfrow=c(1,1))
calcPoly <- function(x, fit){
  y <- fit$coefficients[1]+fit$coefficients[2]*x
  if (length(fit$coefficients) > 2){
    for (coeff in (3:length(fit$coefficients))){
      y <- y + fit$coefficients[coeff]*x^(coeff-1)
    }
  }
  return(y)
}

k=3
n=k*10
x = runif(n,-1,2)
y = x^3 + 3*x^2 + rnorm(n,0,0.2)
input = data.frame(x = x, y = y)
rm("x", "y")

test = sample(length(input$y))
ErrorPlot = 1:12
for (deg in 1:length(ErrorPlot)){
  plot(input$x, input$y)
  title(sprintf("Wielomian stopnia %d", deg))
  MSE = 0;
  for (i in 1:((n/k)-1)){
    fit = lm(y ~ poly(x,deg, raw = TRUE), data = input[-test[(i*k+1):((i+1)*k)],])
    MSE = MSE + sum((input$y[test[(i*k+1):((i+1)*k)]] - calcPoly(input$x[test[(i*k+1):((i+1)*k)]], fit))^2)
    
  }
  ErrorPlot[deg] = MSE
  lines(seq(-1,2,0.1), calcPoly(seq(-1,2,0.1), fit), col = "green")  
  
  cat ("Press [enter] to continue")
  line <- readline()
}

plot(ErrorPlot, type = "l")


#
# Sekcja 5
#


rm(list=ls())
par(mfrow=c(1,1))
calcPoly <- function(x, fit){
  y <- fit$coefficients[1]+fit$coefficients[2]*x
  if (length(fit$coefficients) > 2){
    for (coeff in (3:length(fit$coefficients))){
      y <- y + fit$coefficients[coeff]*x^(coeff-1)
    }
  }
  return(y)
}
k=5
n=k*10
x = runif(n,-1,2)
y = x^3 + 3*x^2 + rnorm(n,0,0.1)
input = data.frame(x = x, y = y)
rm("x", "y")

test = sample(length(input$y))
ErrorPlotLimit = 1:10
ErrorPlot = ErrorPlotLimit
for (deg in 1:length(ErrorPlot)){
  plot(input$x, input$y, ylim = c(-5,14))
  title(sprintf("Wielomian stopnia %d", deg))
  MSE = 0
  for (i in 1:((n/k)-1)){
    fit = lm(y ~ poly(x,deg, raw = TRUE), data = input[-c((1:n)[input$x<0], test[(i*k+1):((i+1)*k)]),])
    MSE = MSE + sum((input$y[unique(c((1:n)[input$x<0], test[(i*k+1):((i+1)*k)]))] - calcPoly(input$x[unique(c((1:n)[input$x<0], test[(i*k+1):((i+1)*k)]))], fit))^2)
  }
  ErrorPlotLimit[deg] = MSE
  lines(seq(-1,2,0.1), calcPoly(seq(-1,2,0.1), fit), col = "red")

  MSE = 0
  for (i in 1:((n/k)-1)){
    fit = lm(y ~ poly(x,deg, raw = TRUE), data = input[-test[(i*k+1):((i+1)*k)],])
    MSE = MSE + sum((input$y[test[(i*k+1):((i+1)*k)]] - calcPoly(input$x[test[(i*k+1):((i+1)*k)]], fit))^2)
  }
  ErrorPlot[deg] = MSE
  lines(seq(-1,2,0.1), calcPoly(seq(-1,2,0.1), fit), col = "green")  
  
  cat ("Press [enter] to continue")
  line <- readline()
}

 
plot(1:length(ErrorPlot), ErrorPlot, type="l", col = "green", ylim = c(0, 2000))
lines(1:length(ErrorPlot), ErrorPlotLimit, type="l", col = "red")
